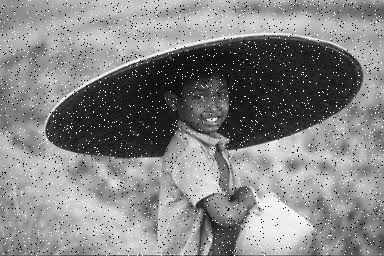
#> input picture day10/img3.jpeg, 384 x 256 px
$ python p1.py
#> lines starting #> are read from the running program, lines starting #| are printed output that depends on the picture; after the words box and inside, x2 and y2 are one past the last pixel; in counts of white or black regions, pixels touching at a corner belong together
''' Write a program to detect the point in the given gray level image with a suitable mask'''


import cv2
import numpy as np
from scipy import ndimage


image = cv2.imread('img3.jpeg',0)
#> image is the input picture: shape (256, 384); min 0, max 255, mean 132.5
cv2.imshow("original",image)

kernel_laplace1 = np.array([np.array([-1, -1, -1]), np.array([-1,8, -1]), np.array([-1, -1, -1])])
print(kernel_laplace1, 'point detection')


out_h = ndimage.convolve(image , kernel_laplace1, mode='reflect')
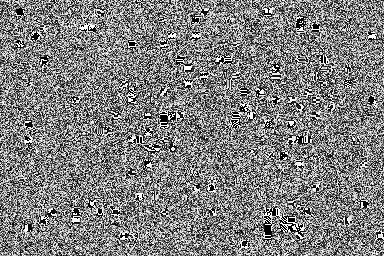
#> out_h: shape (256, 384); min 0, max 255, mean 127.7
print(out_h)
#> (printed output is left out)
h=image.shape[0]
#> h = 256
w=image.shape[1]
#> w = 384

image_h = np.empty([h,w],dtype="uint8")

for x in range(0,w):
	for y in range(0,h):
		if abs(out_h[y,x])==0:
			image_h[y,x]=1
		else :
			image_h[y,x]=0
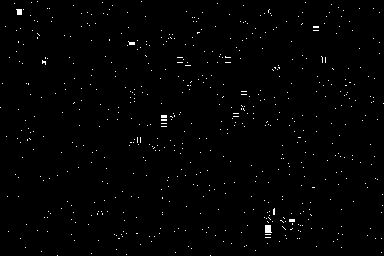
#> image_h: shape (256, 384); values 0 (black) and 1 (white), 0.95% white in thin lines or dots


cv2.imshow("Point ",image_h)
cv2.waitKey(0)
cv2.destroyAllWindows()

$ run again, with day10/img1.jpeg copied over day10/img3.jpeg
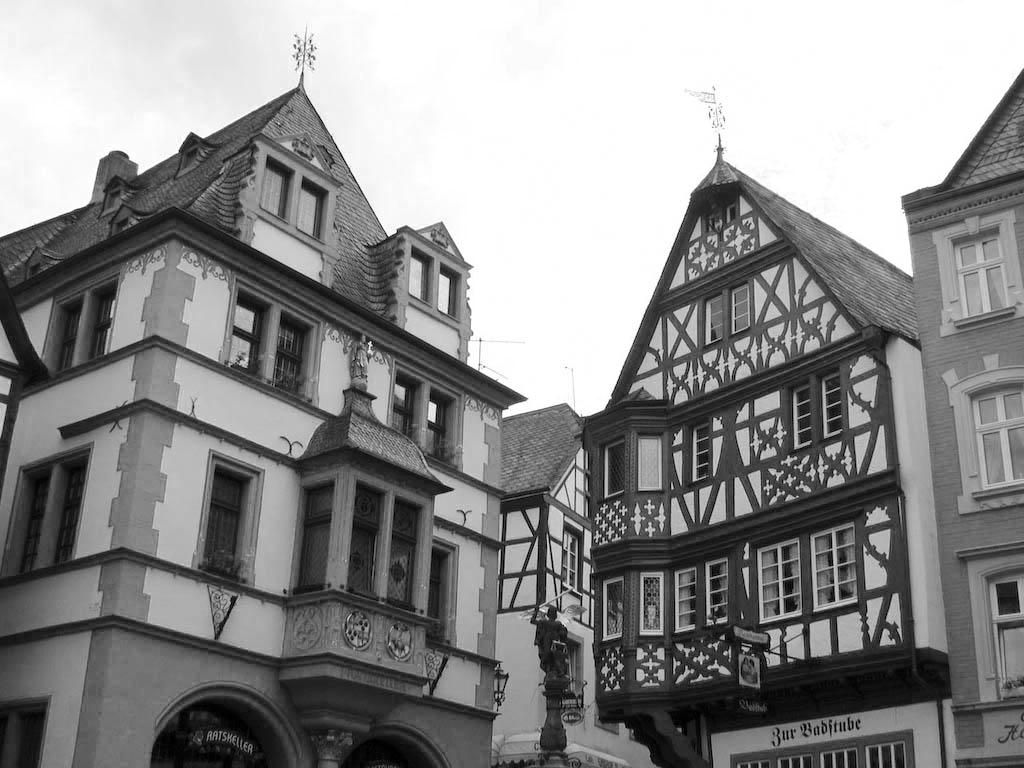
#> input picture day10/img1.jpeg, 1024 x 768 px
#> image is the input picture: shape (768, 1024); min 0, max 255, mean 141.3
#> `out_h = ndimage.convolve(image , kernel_laplace1, mode='reflect')`:
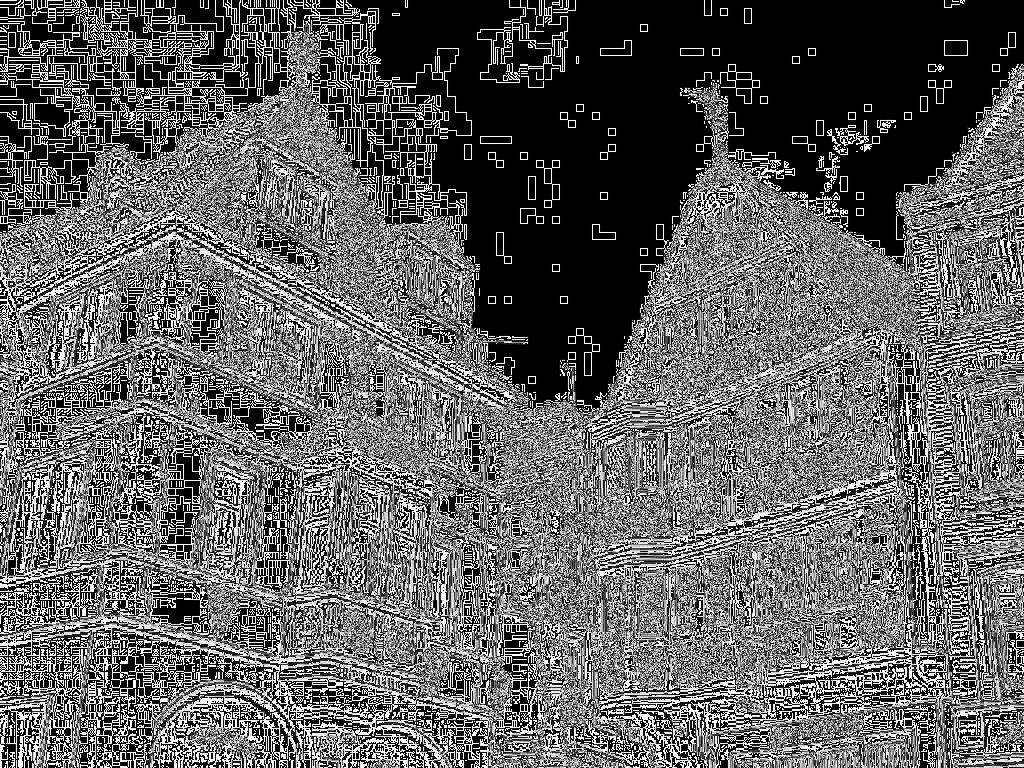
#> out_h: shape (768, 1024); min 0, max 255, mean 98.2
#> (printed output is left out)
#> after the loop `for x in range(0,w):`:
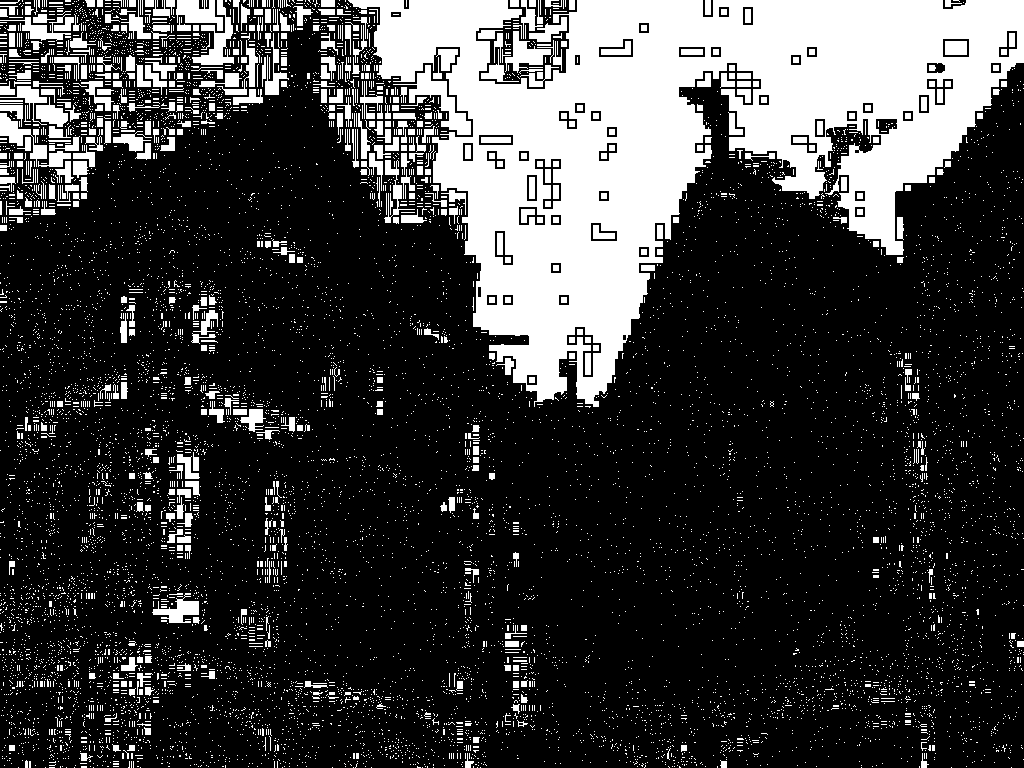
#> image_h: shape (768, 1024); values 0 (black) and 1 (white), 23.1% white; 10706 white regions (10195 under 20 px), largest, box (x1, y1, x2, y2) and area: (348, 0, 1024, 407) 117416, (393, 65, 471, 135) 1377, (192, 0, 234, 65) 963

$ run again, with day10/img2.jpeg copied over day10/img3.jpeg
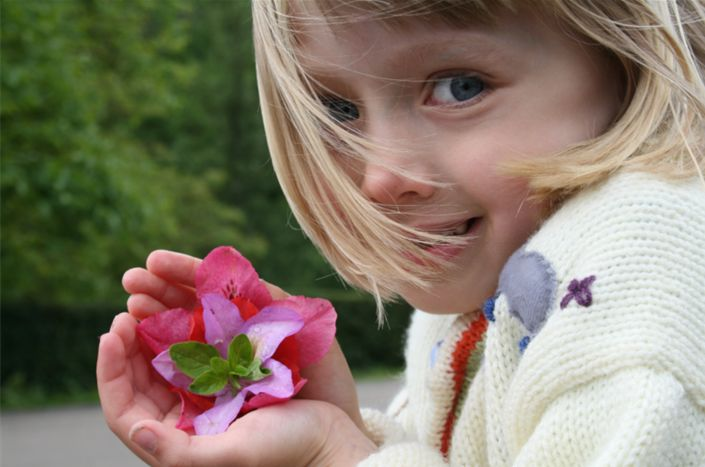
#> input picture day10/img2.jpeg, 705 x 467 px
#> `out_h = ndimage.convolve(image , kernel_laplace1, mode='reflect')`:
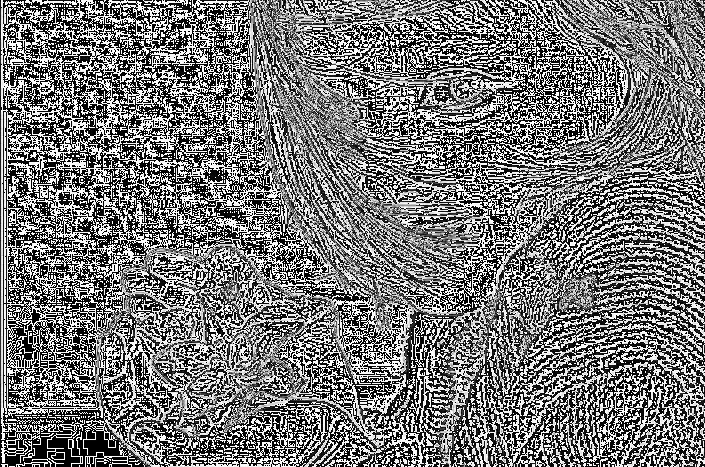
#> out_h: shape (467, 705); min 0, max 255, mean 119.9
#> (printed output is left out)
#> after the loop `for x in range(0,w):`:
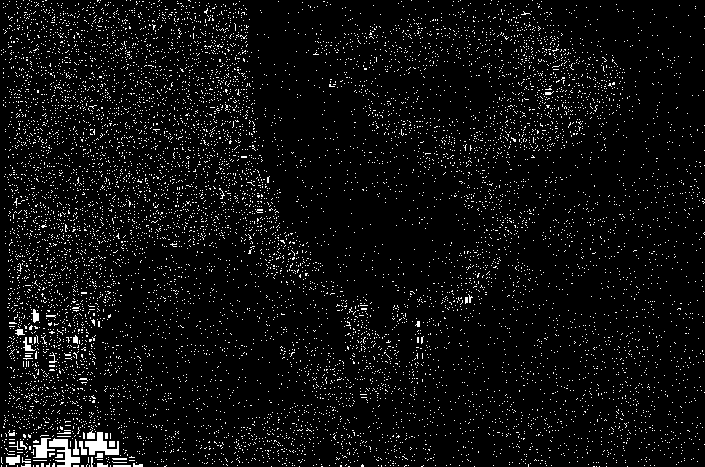
#> image_h: shape (467, 705); values 0 (black) and 1 (white), 5.3% white in thin lines or dots

$ run again, with day10/img4.jpeg copied over day10/img3.jpeg
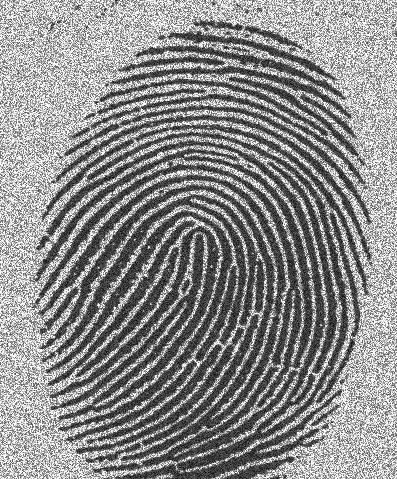
#> input picture day10/img4.jpeg, 397 x 479 px
#> image is the input picture: shape (479, 397); min 0, max 255, mean 138.8
#> `out_h = ndimage.convolve(image , kernel_laplace1, mode='reflect')`:
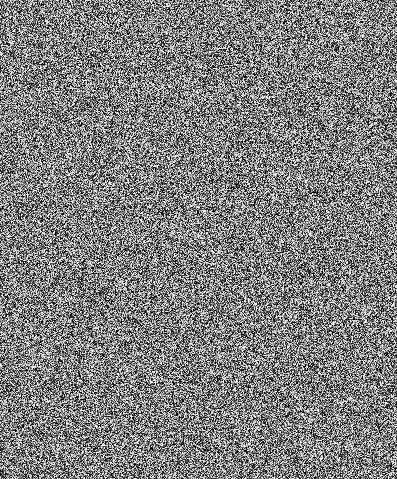
#> out_h: shape (479, 397); min 0, max 255, mean 127.5
#> (printed output is left out)
#> after the loop `for x in range(0,w):`:
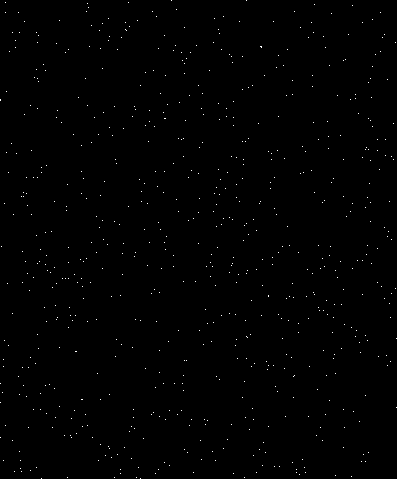
#> image_h: shape (479, 397); values 0 (black) and 1 (white), 0.37% white in thin lines or dots
